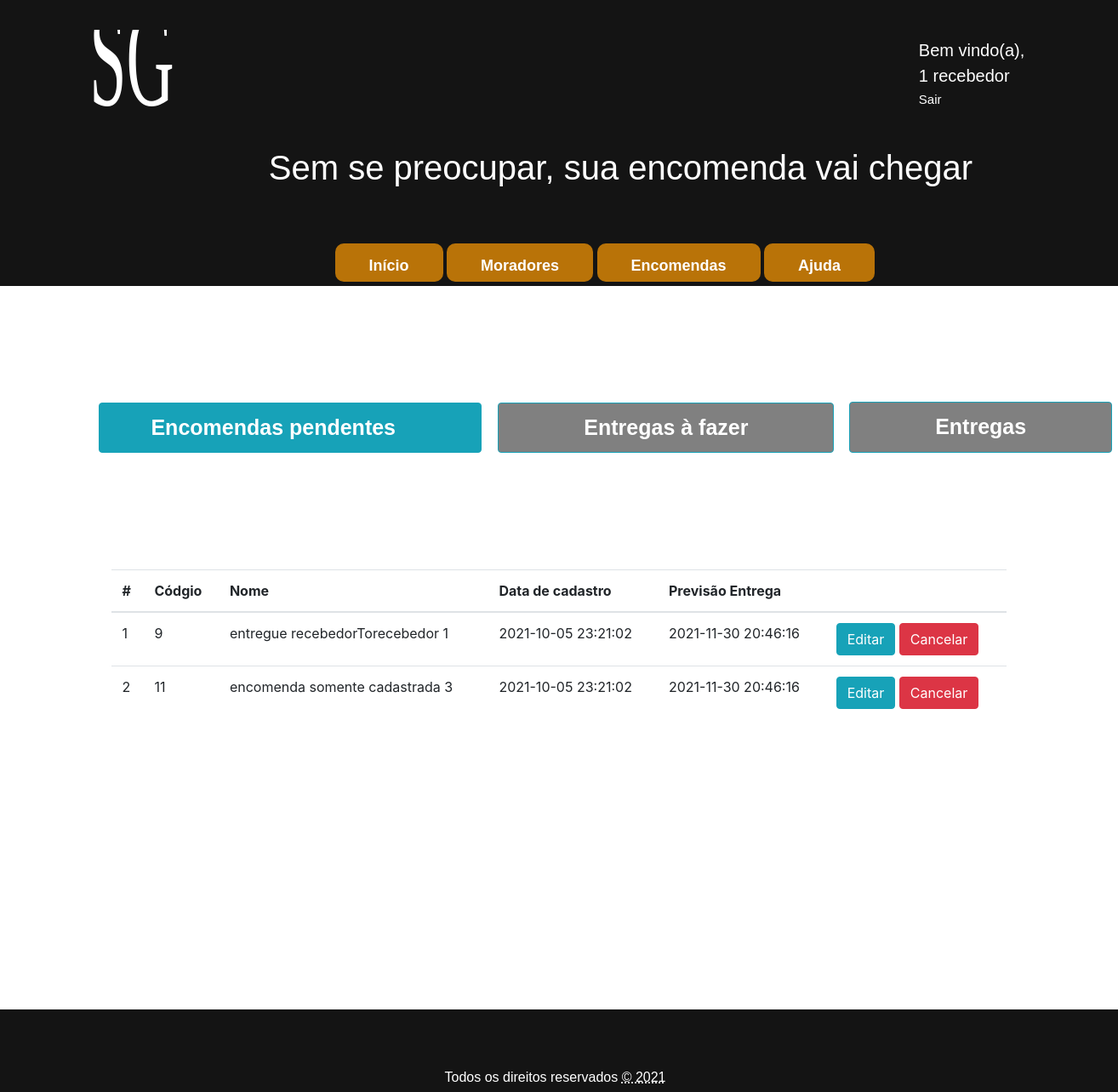
The page /pages/encomendas/editar/editar_form.php (signed in) on the database its author committed.
### tables this page shows
CREATE TABLE encomenda (
	
	id 						INT 		NOT NULL AUTO_INCREMENT,
	nome 					VARCHAR(50) NOT NULL,
	cadastrada_morador_id 	INT 		NOT NULL,
	entregador_id 			INT 		NOT NULL,	
	data_cadastro 			TIMESTAMP 	NOT NULL,
	previsao_data_entrega 	TIMESTAMP 	NULL,
	foi_entregue 			INT 		NOT NULL,
	entregador_pegou 		INT 		NOT NULL,
	excluido 				INT 		NOT NULL,
	PRIMARY KEY (id),
	FOREIGN KEY (cadastrada_morador_id) REFERENCES morador (id),
	FOREIGN KEY (entregador_id) 		REFERENCES morador (id)	
);

### database/funcoes_gerais.php (called while the page is built, shortened)
<?php
class Funcoes_gerais {
	private $conn;
	public function __construct($db) {
		$this->conn = $db;
	}
	public function lista_obj($tabela, $params = null, $fields) {
		$lista = array();
		$sql = "SELECT {$fields} FROM {$tabela} {$params}";
		$result = $this->conn->query($sql);
		if ($result->rowCount() > 0) {
			foreach ($result as $data) {
				array_push($lista, $data);
			}
		}
		return $lista;
	}
}
?>

### routers.php (called while the page is built, shortened)
<?php
$editar_encomenda_servico_path = "/SGE/src/pages/encomendas/editar/editar_servico.php";
?>

### pages/encomendas/editar/editar_form.php (the view, shortened to what this page needs)
<?php
include("../../../routers.php");
include("../../../template/top.php");
include_once "../../../database/funcoes_gerais.php";
?>
<head><link rel="stylesheet" href="./editar.css"></head>
<?php
$database = new Database();
$db = $database->getConnection();
$gerencia_obj = new Funcoes_gerais($db);
$params = "WHERE foi_entregue = 0 AND excluido = 0 AND cadastrada_morador_id = {$_SESSION['morador_logado'][0]}";
$lista_encomendas = $gerencia_obj->lista_obj('encomenda', $params, '*');
?>
<div class="btn_acao">
	<table>
		<tr>
			<th><button type='submit' class='btn btn-info' id="btn_encomenda_pendente" name='btn_cancelar_encomenda' value='0' onclick="mostra_esconde_telas(this)">Encomendas pendentes</button></th>
			<th><button type='submit' class='btn btn-info' id="btn_encomenda_entregar" name='btn_cancelar_encomenda' value='1' onclick="mostra_esconde_telas(this)">Entregas à fazer</button></th>
			<th><button type='submit' class='btn btn-info' id="btn_encomenda_recebida" name='btn_cancelar_encomenda' value='2' onclick="mostra_esconde_telas(this)">Entregas</button></th>
		</tr>
	</table>
</div>
<div class="encomenda_pendente">
	<table class="table">
		<thead>
			<tr>
				<th scope="col">#</th>
				<th scope="col">Códgio</th>
				<th scope="col">Nome</th>
				<th scope="col">Data de cadastro</th>
				<th scope="col">Previsão Entrega</th>
				<th></th>
			</tr>
		</thead>
		<tbody>
			<?php
			$qnt_encomenda = 1;
			foreach ($lista_encomendas as $encomenda) {
				echo "
			<tr>
			<td>{$qnt_encomenda}</td>
			<td>{$lista_encomendas[$qnt_encomenda-1][0]}</td>
			<td>{$lista_encomendas[$qnt_encomenda-1][1]}</td>
			<td>{$lista_encomendas[$qnt_encomenda-1][4]}</td>
			<td>{$lista_encomendas[$qnt_encomenda-1][5]}</td>
            <td>
                <form action='{$editar_encomenda_servico_path}' method='POST' name='Form'>
                    <button type='submit' class='btn btn-info' name='btn_editar' value='{$lista_encomendas[$qnt_encomenda-1][0]}'>Editar</button>
                    <button type='submit' onclick='confirm_submit()' class='btn btn-danger' name='btn_cancelar' value='{$lista_encomendas[$qnt_encomenda-1][0]}'>Cancelar</button>
                </form>
            </td>
			</tr>
				";
				$qnt_encomenda++;
			}
			?>
		</tbody>
	</table>
</div>
<?php
include("../../../template/bottom.php");
?>

### public/css/top.css (style rules this page uses)
body { background-color: rgba(255,255,255,1); }

### pages/encomendas/editar/editar.css (style rules this page uses)
.btn_acao { margin: 10% 0px 0px 7%; }
.btn_acao button[type="submit"] { position: relative; float: left; font-family: Arial; font-size: 25px; font-weight: bold; text-align: center; margin: 1% 20px 70px 5%; padding: 10px 100px 10px 100px; }
#btn_encomenda_pendente { padding: 10px 100px 10px 60px; text-align: center; }
.table { position: relative; margin: 5% auto; width: 80%; }

### rows shown on the page
encomenda: id "9", nome "entregue recebedorTorecebedor 1", data_cadastro "2021-10-05 23:21:02", previsao_data_entrega "2021-11-30 20:46:16"
encomenda: id "11", nome "encomenda somente cadastrada 3", data_cadastro "2021-10-05 23:21:02", previsao_data_entrega "2021-11-30 20:46:16"

### other values the page prints
$_SESSION['morador_logado'][1] "1 recebedor"
